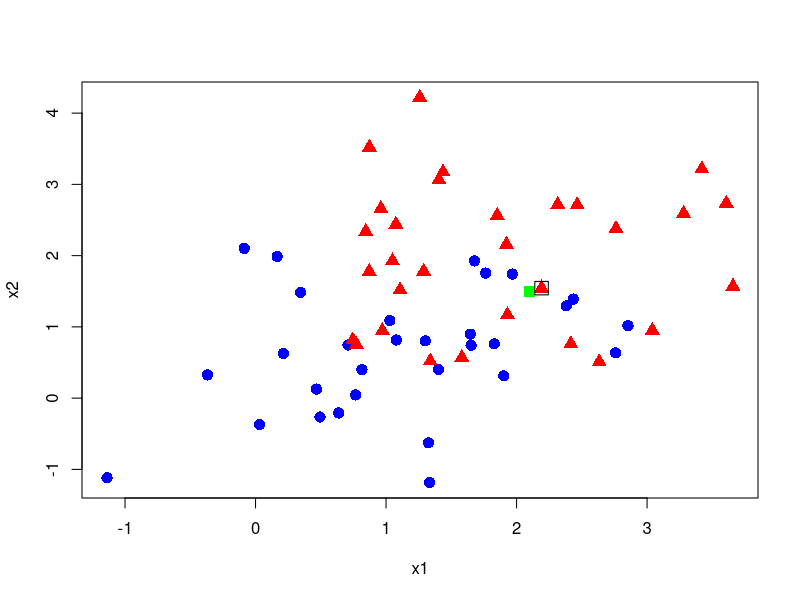

Write the R code that produced this figure.
set.seed(10)
library(MASS)
class1=mvrnorm(n = 30, mu=c(1,1), Sigma=matrix(c(1,0,0,1),2,2))
class2=mvrnorm(n = 30, mu=c(2,2), Sigma=matrix(c(1,0,0,1),2,2))
train.feature=rbind(class1,class2)
train.label=c(rep(1,30),rep(2,30))
##### scatter plot of the training data
plot(train.feature,col=ifelse(train.label==1, "blue", "red"),
     pch=ifelse(train.label==1, 16, 17),xlab="x1",ylab="x2",cex=1.5)
points(2.1,1.5,pch=15,col="green",cex=1.5) ## test point
##### find k nearest neighbours
library("FNN")
test.feature=t(c(2.1,1.5))
k=1
knearest=get.knnx(train.feature,test.feature, k)
neighbour=train.feature[knearest$nn.index,]
if(k==1){
  points(t(neighbour),pch=0,col="black",cex=1.8)}else{
    points((neighbour),pch=0,col="black",cex=1.8)
  }
